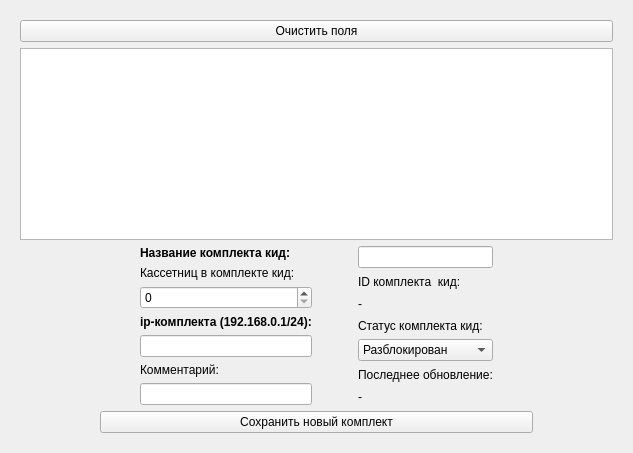
                <widget class="QWidget" name="tab_45">
                 <attribute name="title">
                  <string>Комплекты</string>
                 </attribute>
                 <layout class="QGridLayout" name="gridLayout_43">
                  <item row="0" column="0">
                   <widget class="QFrame" name="frame_4">
                    <layout class="QVBoxLayout" name="verticalLayout_15">
                     <item>
                      <widget class="QPushButton" name="btnSetCreateNew_kid">
                       <property name="text">
                        <string>Очистить поля</string>
                       </property>
                      </widget>
                     </item>
                     <item>
                      <widget class="QTableView" name="tableView_set_kid">
                       <property name="minimumSize">
                        <size>
                         <width>0</width>
                         <height>150</height>
                        </size>
                       </property>
                       <property name="maximumSize">
                        <size>
                         <width>16777215</width>
                         <height>300</height>
                        </size>
                       </property>
                      </widget>
                     </item>
                     <item>
                      <layout class="QHBoxLayout" name="horizontalLayout_22">
                       <item>
                        <spacer name="horizontalSpacer_46">
                         <property name="orientation">
                          <enum>Qt::Vertical</enum>
                         </property>
                         <property name="sizeHint" stdset="0">
                          <size>
                           <width>40</width>
                           <height>20</height>
                          </size>
                         </property>
                        </spacer>
                       </item>
                       <item>
                        <spacer name="horizontalSpacer_52">
                         <property name="orientation">
                          <enum>Qt::Vertical</enum>
                         </property>
                         <property name="sizeHint" stdset="0">
                          <size>
                           <width>40</width>
                           <height>20</height>
                          </size>
                         </property>
                        </spacer>
                       </item>
                       <item>
                        <layout class="QVBoxLayout" name="areaSetOne_4">
                         <item>
                          <layout class="QHBoxLayout" name="horizontalLayout_9">
                           <item>
                            <spacer name="horizontalSpacer_47">
                             <property name="orientation">
                              <enum>Qt::Vertical</enum>
                             </property>
                             <property name="sizeHint" stdset="0">
                              <size>
                               <width>40</width>
                               <height>20</height>
                              </size>
                             </property>
                            </spacer>
                           </item>
                           <item>
                            <layout class="QVBoxLayout" name="verticalLayout_5">
                             <item>
                              <widget class="QLabel" name="label_111">
                               <property name="font">
                                <font>
                                 <weight>75</weight>
                                 <bold>true</bold>
                                </font>
                               </property>
                               <property name="text">
                                <string>Название комплекта кид: </string>
                               </property>
                              </widget>
                             </item>
                             <item>
                              <widget class="QLabel" name="label_66">
                               <property name="text">
                                <string>Кассетниц в комплекте кид:</string>
                               </property>
                              </widget>
                             </item>
                             <item>
                              <widget class="QSpinBox" name="inputIntSetQuantity_kid"/>
                             </item>
                             <item>
                              <widget class="QLabel" name="label_67">
                               <property name="font">
                                <font>
                                 <weight>75</weight>
                                 <bold>true</bold>
                                </font>
                               </property>
                               <property name="text">
                                <string>ip-комплекта (192.168.0.1/24):</string>
                               </property>
                               <property name="scaledContents">
                                <bool>false</bool>
                               </property>
                               <property name="wordWrap">
                                <bool>false</bool>
                               </property>
                               <property name="openExternalLinks">
                                <bool>false</bool>
                               </property>
                              </widget>
                             </item>
                             <item>
                              <widget class="QLineEdit" name="inputSetIp_kid"/>
                             </item>
                             <item>
                              <widget class="QLabel" name="label_68">
                               <property name="text">
                                <string>Комментарий:</string>
                               </property>
                              </widget>
                             </item>
                             <item>
                              <widget class="QLineEdit" name="lineSetNote_kid"/>
                             </item>
                             <item>
                              <layout class="QHBoxLayout" name="horizontalLayout_7"/>
                             </item>
                            </layout>
                           </item>
                           <item>
                            <spacer name="horizontalSpacer_53">
                             <property name="orientation">
                              <enum>Qt::Vertical</enum>
                             </property>
                             <property name="sizeHint" stdset="0">
                              <size>
                               <width>40</width>
                               <height>20</height>
                              </size>
                             </property>
                            </spacer>
                           </item>
                           <item>
                            <layout class="QVBoxLayout" name="verticalLayout_8">
                             <item>
                              <widget class="QLineEdit" name="inputSetName_kid"/>
                             </item>
                             <item>
                              <widget class="QLabel" name="label_69">
                               <property name="text">
                                <string>ID комплекта  кид:</string>
                               </property>
                              </widget>
                             </item>
                             <item>
                              <widget class="QLabel" name="textSetId_kid">
                               <property name="text">
                                <string>-</string>
                               </property>
                              </widget>
                             </item>
                             <item>
                              <widget class="QLabel" name="label_70">
                               <property name="text">
                                <string>Статус комплекта кид:</string>
                               </property>
                              </widget>
                             </item>
                             <item>
                              <widget class="QComboBox" name="comboSetStatus_kid">
                               <item>
                                <property name="text">
                                 <string>Разблокирован</string>
                                </property>
                               </item>
                               <item>
                                <property name="text">
                                 <string>Заблокирован</string>
                                </property>
                               </item>
                              </widget>
                             </item>
                             <item>
                              <widget class="QLabel" name="label_71">
                               <property name="text">
                                <string>Последнее обновление:</string>
                               </property>
                              </widget>
                             </item>
                             <item>
                              <layout class="QHBoxLayout" name="horizontalLayout_25">
                               <item>
                                <widget class="QLabel" name="dateSetLastUpdate_kid">
                                 <property name="text">
                                  <string>-</string>
                                 </property>
                                </widget>
                               </item>
                              </layout>
                             </item>
                            </layout>
                           </item>
                           <item>
                            <spacer name="horizontalSpacer_48">
                             <property name="orientation">
                              <enum>Qt::Vertical</enum>
                             </property>
                             <property name="sizeHint" stdset="0">
                              <size>
                               <width>40</width>
                               <height>20</height>
                              </size>
                             </property>
                            </spacer>
                           </item>
                          </layout>
                         </item>
                         <item>
                          <layout class="QGridLayout" name="gridLayout_set_kid">
                           <item row="0" column="0">
                            <widget class="QPushButton" name="btnSetSave_kid">
                             <property name="text">
                              <string>Сохранить новый комплект</string>
                             </property>
                            </widget>
                           </item>
                          </layout>
                         </item>
                        </layout>
                       </item>
                       <item>
                        <spacer name="horizontalSpacer_54">
                         <property name="orientation">
                          <enum>Qt::Vertical</enum>
                         </property>
                         <property name="sizeHint" stdset="0">
                          <size>
                           <width>40</width>
                           <height>20</height>
                          </size>
                         </property>
                        </spacer>
                       </item>
                       <item>
                        <spacer name="horizontalSpacer_62">
                         <property name="orientation">
                          <enum>Qt::Vertical</enum>
                         </property>
                         <property name="sizeHint" stdset="0">
                          <size>
                           <width>40</width>
                           <height>20</height>
                          </size>
                         </property>
                        </spacer>
                       </item>
                      </layout>
                     </item>
                    </layout>
                   </widget>
                  </item>
                 </layout>
                </widget>
